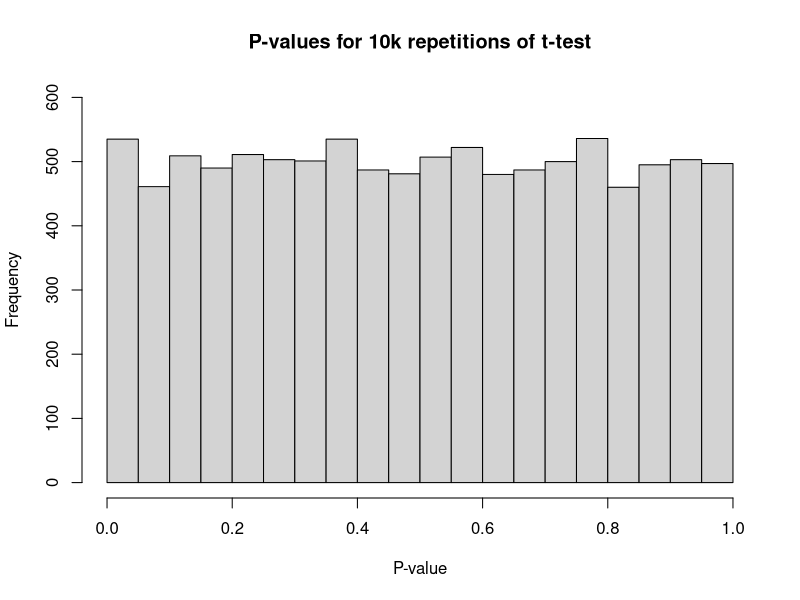
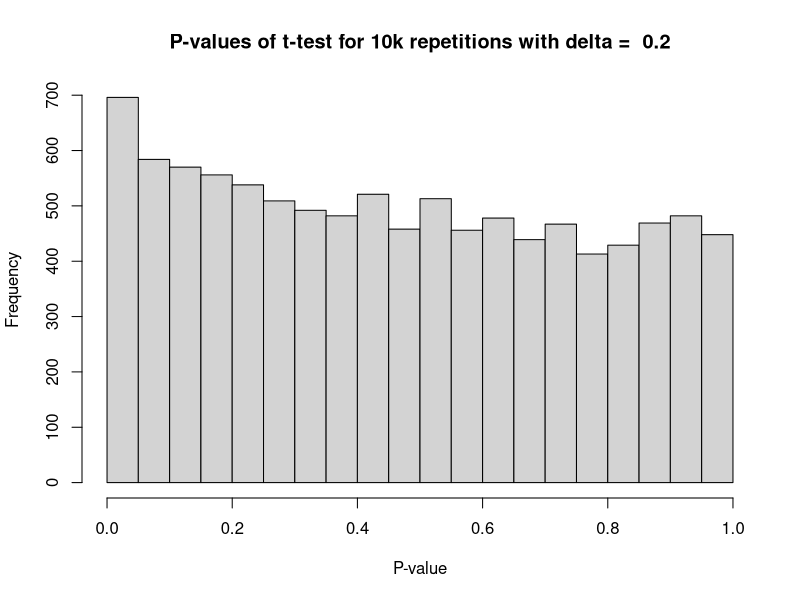
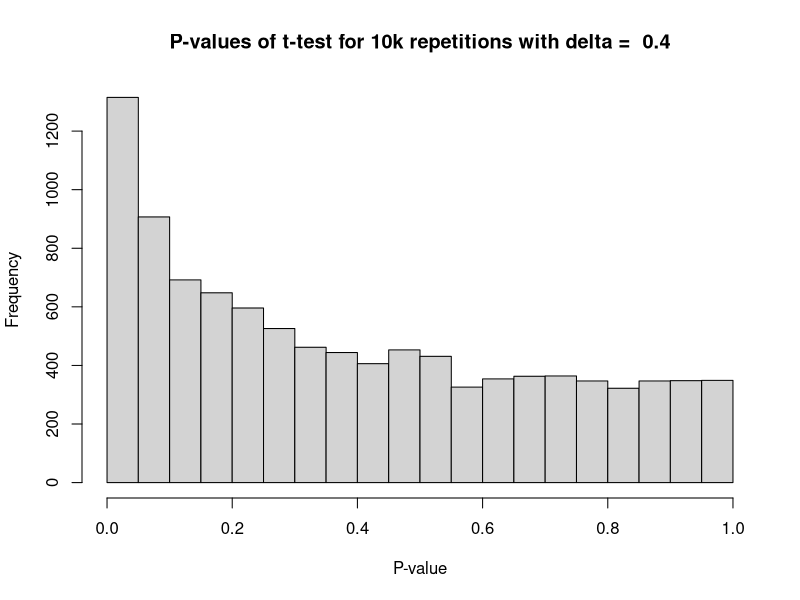
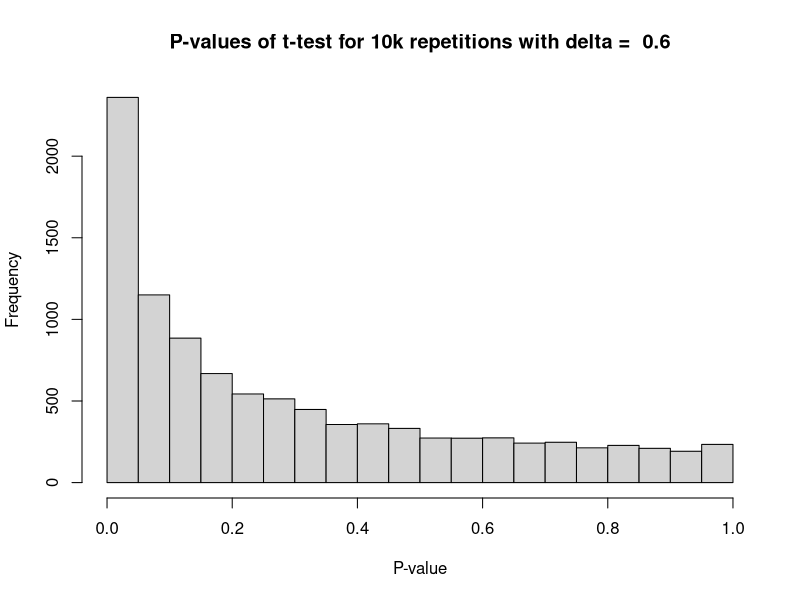
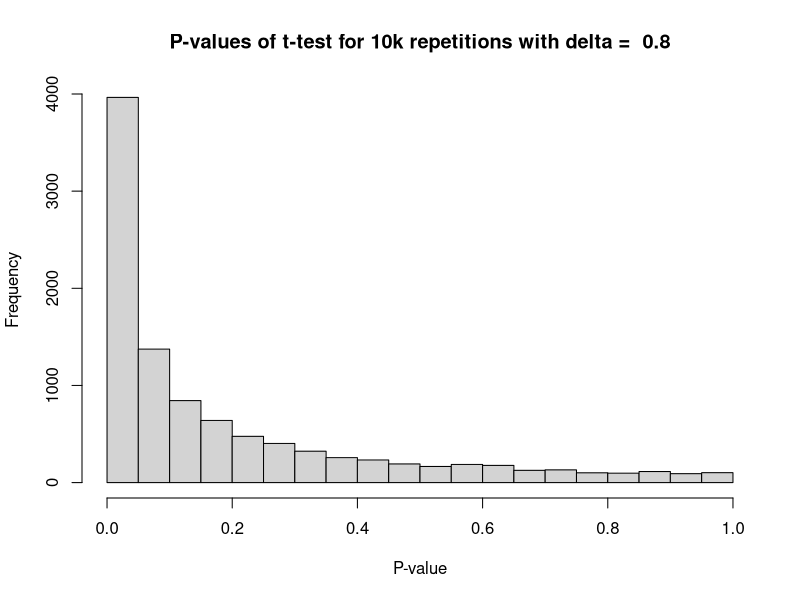
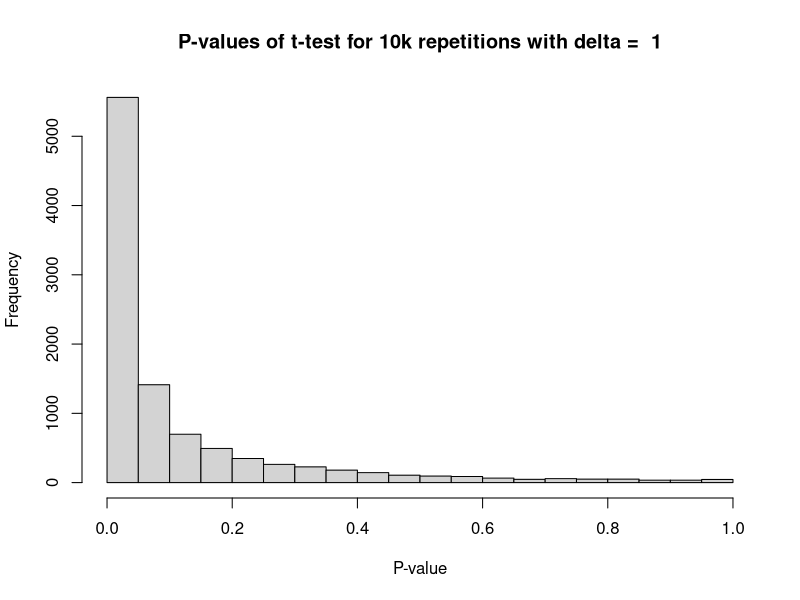
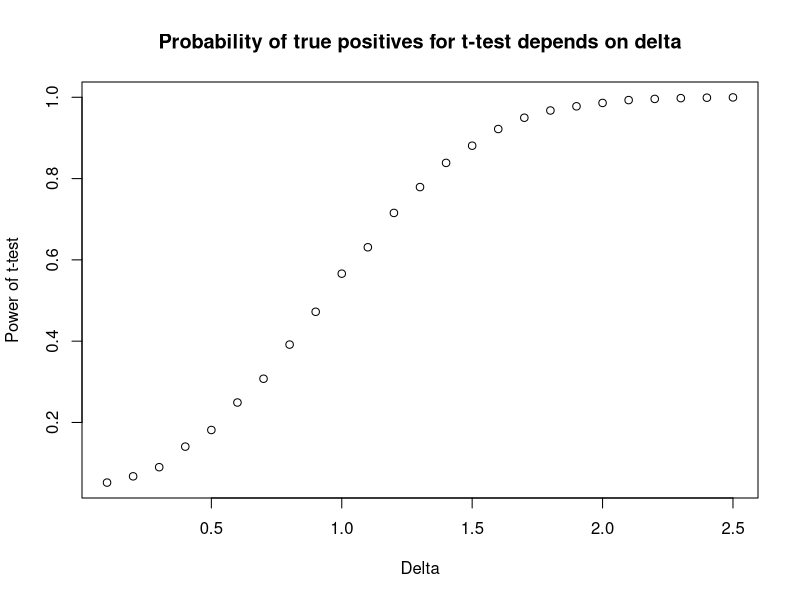
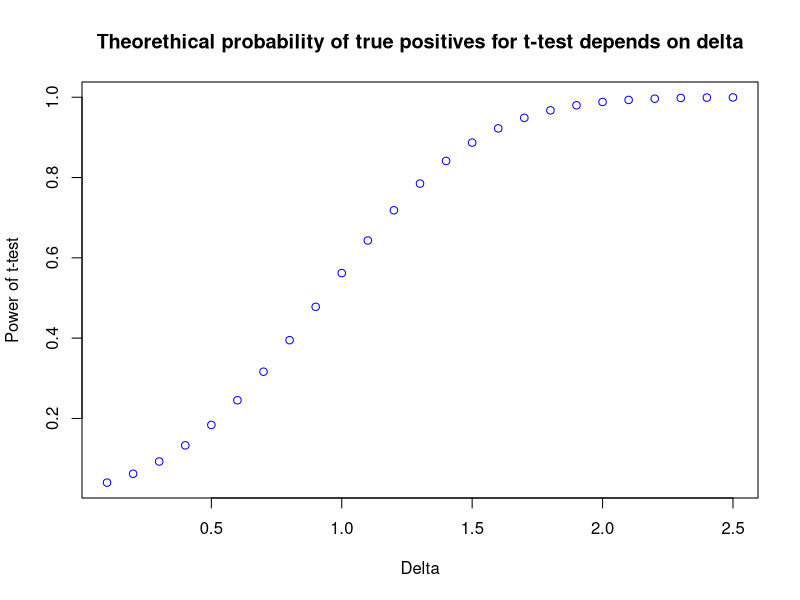

These figures' R source, in order: (Note: a time limit stopped this script after it produced the figures.)
## ---- chunk 1
knitr::opts_chunk$set(echo = TRUE)
## ---- chunk 2
ds_1 <- rnorm(10)
ds_2 <- rnorm(10)
t.test(ds_1, ds_2)
## ---- chunk 3
r <- 10000
pvalue_sum <- c()

for (i in 1:r) {
  ds_1 <- rnorm(10)
  ds_2 <- rnorm(10)
  pvalue <- t.test(ds_1, ds_2)$p.value
  pvalue_sum <- c(pvalue_sum, pvalue)
}

hist(pvalue_sum, xlab = "P-value", ylim = c(0,600),
     main = "P-values for 10k repetitions of t-test")
## ---- chunk 4
pvalue_function <- function(n, d, v1, v2){
  r <- 10000
  pvalue_sum <- c()
  
  for (i in 1:r) {
    ds_1 <- rnorm(n, -d/2, sqrt(v1))
    ds_2 <- rnorm(n, d/2, sqrt(v2))
    pvalue <- t.test(ds_1, ds_2)$p.value
    pvalue_sum <- c(pvalue_sum, pvalue)
  }

  return(pvalue_sum)
  }
## ---- chunk 5

delta <- c(0.2, 0.4, 0.6, 0.8, 1)
n <- 10
v1 <- 1
v2 <- 1

for (d in delta){
  pvalue_sum <- pvalue_function(n, d, v1, v2)
  hist(pvalue_sum, xlab = "P-value", 
       main = paste("P-values of t-test for 10k repetitions with delta = ", d)) 
}
## ---- chunk 6

delta <- seq(0.1, 2.5, 0.1)
n <- 10
v1 <- 1
v2 <- 1
r <- 10000
power <- c()

for (d in delta){
  pvalue_sum <- pvalue_function(n, d, v1, v2)
  TP <- length(pvalue_sum[pvalue_sum < 0.05])
  power <- c(power, TP/r)
}

plot(delta, power, xlab = "Delta", ylab = "Power of t-test",
     main = "Probability of true positives for t-test depends on delta") 
## ---- chunk 7

theor_power <- power.t.test(n = n, delta = delta, sd = v1)$power


plot(delta, theor_power, col = 'blue', xlab = "Delta", ylab = "Power of t-test",
     main = "Theorethical probability of true positives for t-test depends on delta") 
## ---- chunk 8
power_function_equal <- function(n, d, v1, v2){
  r <- 10000
  pvalue_sum <- c()
  power <- c()
  
  for (i in 1:r) {
    ds_1 <- rnorm(n, -d/2, sqrt(v1))
    ds_2 <- rnorm(n, d/2, sqrt(v2))
    pvalue <- t.test(ds_1, ds_2, var.equal = TRUE)$p.value
    pvalue_sum <- c(pvalue_sum, pvalue)
  }
  
  TP <- length(pvalue_sum[pvalue_sum < 0.05])
  power <- c(power, TP/r)

  return(power)
  }

power_function_nonequal <- function(n, d, v1, v2){
  r <- 10000
  pvalue_sum <- c()
  power <- c()
  
  for (i in 1:r) {
    ds_1 <- rnorm(n, -d/2, sqrt(v1))
    ds_2 <- rnorm(n, d/2, sqrt(v2))
    pvalue <- t.test(ds_1, ds_2, var.equal = FALSE)$p.value
    pvalue_sum <- c(pvalue_sum, pvalue)
  }
  
  TP <- length(pvalue_sum[pvalue_sum < 0.05])
  power <- c(power, TP/r)

  return(power)
  }

delta <- seq(0.1, 2.5, 0.1)
N <- seq(10, 110, 20)
v1 <- 1
v2 <- 1

for (n in N){
  power_equal <- c()
  power_nonequal <- c()

  for (d in delta){
    pw_equal <- power_function_equal(n, d, v1, v2)
    power_equal <- c(power_equal, pw_equal)
    pw_nonequal <- power_function_nonequal(n, d, v1, v2)
    power_nonequal <- c(power_nonequal, pw_nonequal)
  }
  
  plot(delta, power_equal, col = 'blue', type = "o", xlab = "Delta", 
       ylab = "Power of t-test",
       main = paste("Probability of true positives for t-test depends on delta for n = ", n)) 
  lines(delta, power_nonequal, col = 'red', type = "o")
  legend("bottomright", legend = c("Equal", "Non-equal"), 
         col = c("blue", "red"), lwd = 2)
}
## ---- chunk 9
false_function_equal <- function(n, d, v1, v2){
  r <- 10000
  pvalue_sum <- c()
  false <- c()
  
  for (i in 1:r) {
    ds_1 <- rnorm(n, d/2, sqrt(v1))
    ds_2 <- rnorm(n, d/2, sqrt(v2))
    pvalue <- t.test(ds_1, ds_2, var.equal = TRUE)$p.value
    pvalue_sum <- c(pvalue_sum, pvalue)
  }
  
  FP <- length(pvalue_sum[pvalue_sum < 0.05])
  false <- c(false, FP/r)

  return(false)
  }

false_function_nonequal <- function(n, d, v1, v2){
  r <- 10000
  pvalue_sum <- c()
  false <- c()
  
  for (i in 1:r) {
    ds_1 <- rnorm(n, d/2, sqrt(v1))
    ds_2 <- rnorm(n, d/2, sqrt(v2))
    pvalue <- t.test(ds_1, ds_2, var.equal = FALSE)$p.value
    pvalue_sum <- c(pvalue_sum, pvalue)
  }
  
  FP <- length(pvalue_sum[pvalue_sum < 0.05])
  false <- c(false, FP/r)

  return(false)
  }

d <- 1
n <- 10
v1 <- 1
V <- seq(1, 10, 0.5)

false_equal <- c()
false_nonequal <- c()

for (v2 in V){
    fp_equal <- false_function_equal(n, d, v1, v2)
    false_equal <- c(false_equal, fp_equal)
    fp_nonequal <- false_function_nonequal(n, d, v1, v2)
    false_nonequal <- c(false_nonequal, fp_nonequal)
  }
  
  plot(V, false_equal, col = 'blue', type = "o", ylim = c(0.042, 0.065), 
       xlab = "Variances of 2 dataset", ylab = "False positive ratio",
       main = "Probability of false positives for t-test for unequal variances, equal means") 
  lines(V, false_nonequal, col = 'red', type = "o")
  legend("bottomright", legend = c("Equal", "Non-equal"), 
         col = c("blue", "red"), lwd = 2)
## ---- chunk 10
false_function_wilcoxon <- function(n, d, v1, v2){
  r <- 10000
  pvalue_sum <- c()
  false <- c()
  
  for (i in 1:r) {
    ds_1 <- rnorm(n, d/2, sqrt(v1))
    ds_2 <- rnorm(n, d/2, sqrt(v2))
    pvalue <- wilcox.test(ds_1, ds_2)$p.value
    pvalue_sum <- c(pvalue_sum, pvalue)
  }
  
  FP <- length(pvalue_sum[pvalue_sum < 0.05])
  false <- c(false, FP/r)

  return(false)
  }


delta <- seq(0.1, 2.5, 0.1)
n <- 10
v1 <- 1
v2 <- 1

false_wilcoxon <- c()
false_ttest <- c()

for (d in delta){
    fp_ttest <- false_function_equal(n, d, v1, v2)
    false_ttest <- c(false_ttest, fp_ttest)
    fp_wilcoxon <- false_function_wilcoxon(n, d, v1, v2)
    false_wilcoxon <- c(false_wilcoxon, fp_wilcoxon)
  }

  
  plot(delta, false_ttest, col = 'blue', type = "o", 
       ylim = c(0.03, 0.06), xlab = "Delta", ylab = "False positive ratio",
       main = "Probability of false positives for t-test or Wilcoxon test depends on delta") 
  lines(delta, false_wilcoxon, col = 'red', type = "o")
  legend("bottomright", legend = c("T-test", "Wilcoxon test"), 
         col = c("blue", "red"), lwd = 2)
## ---- chunk 11
power_function_wilcoxon <- function(n, d, v1, v2){
  r <- 10000
  pvalue_sum <- c()
  power <- c()
  
  for (i in 1:r) {
    ds_1 <- rnorm(n, -d/2, sqrt(v1))
    ds_2 <- rnorm(n, d/2, sqrt(v2))
    pvalue <- wilcox.test(ds_1, ds_2)$p.value
    pvalue_sum <- c(pvalue_sum, pvalue)
  }
  
  TP <- length(pvalue_sum[pvalue_sum < 0.05])
  power <- c(power, TP/r)

  return(power)
  }


delta <- seq(0.1, 2.5, 0.1)
n <- 10
v1 <- 1
v2 <- 1

power_wilcoxon <- c()
power_ttest <- c()

for (d in delta){
    tp_ttest <- power_function_equal(n, d, v1, v2)
    power_ttest <- c(power_ttest, tp_ttest)
    tp_wilcoxon <- power_function_wilcoxon(n, d, v1, v2)
    power_wilcoxon <- c(power_wilcoxon, tp_wilcoxon)
  }

  
  plot(delta, power_ttest, col = 'blue', type = "o", 
       xlab = "Delta", ylab = "Power of t-test",
       main = "Probability of true positives for for t-test or Wilcoxon test depends on delta") 
  lines(delta, power_wilcoxon, col = 'red', type = "o")
  legend("bottomright", legend = c("T-test", "Wilcoxon test"), 
         col = c("blue", "red"), lwd = 2)
